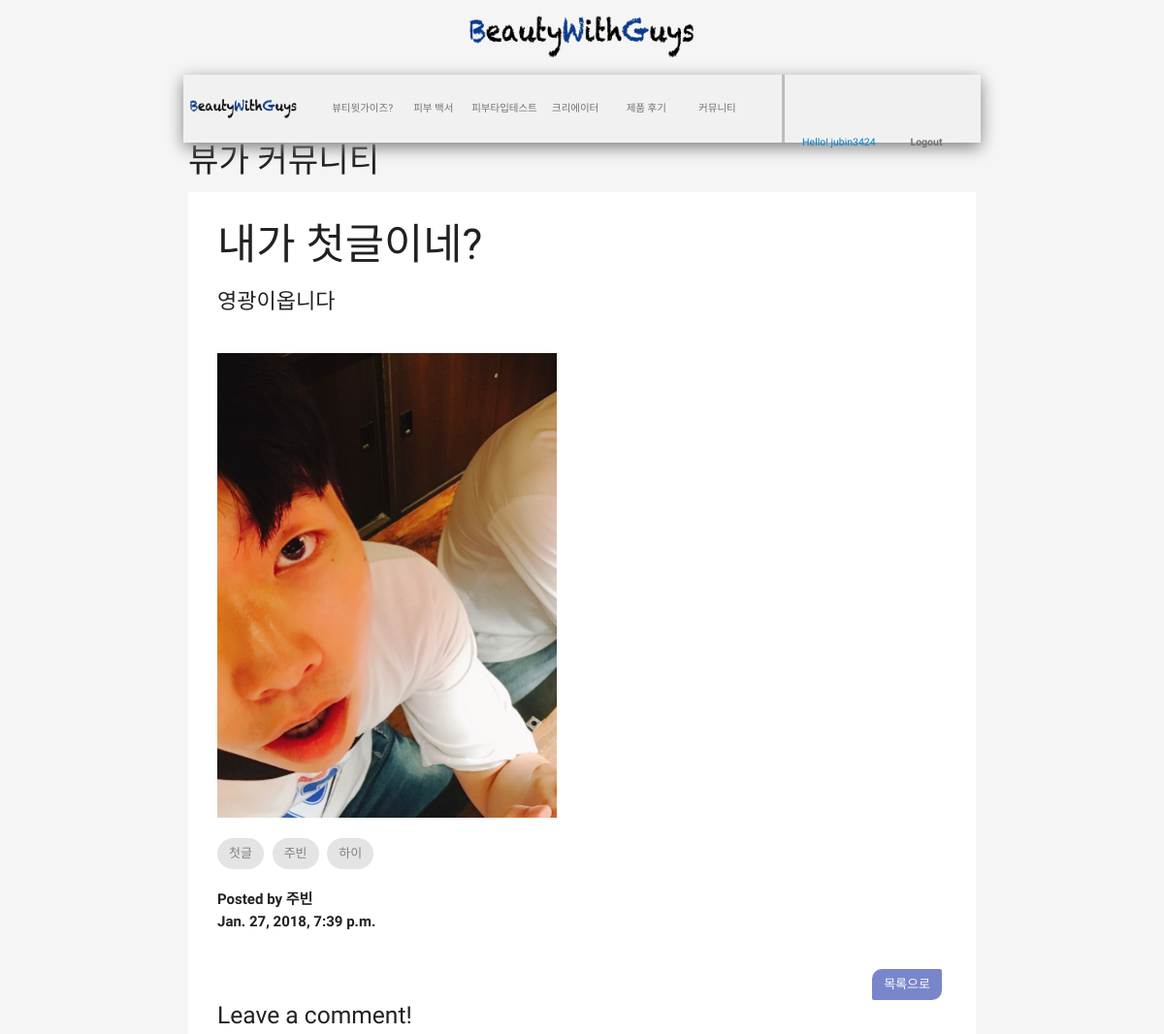
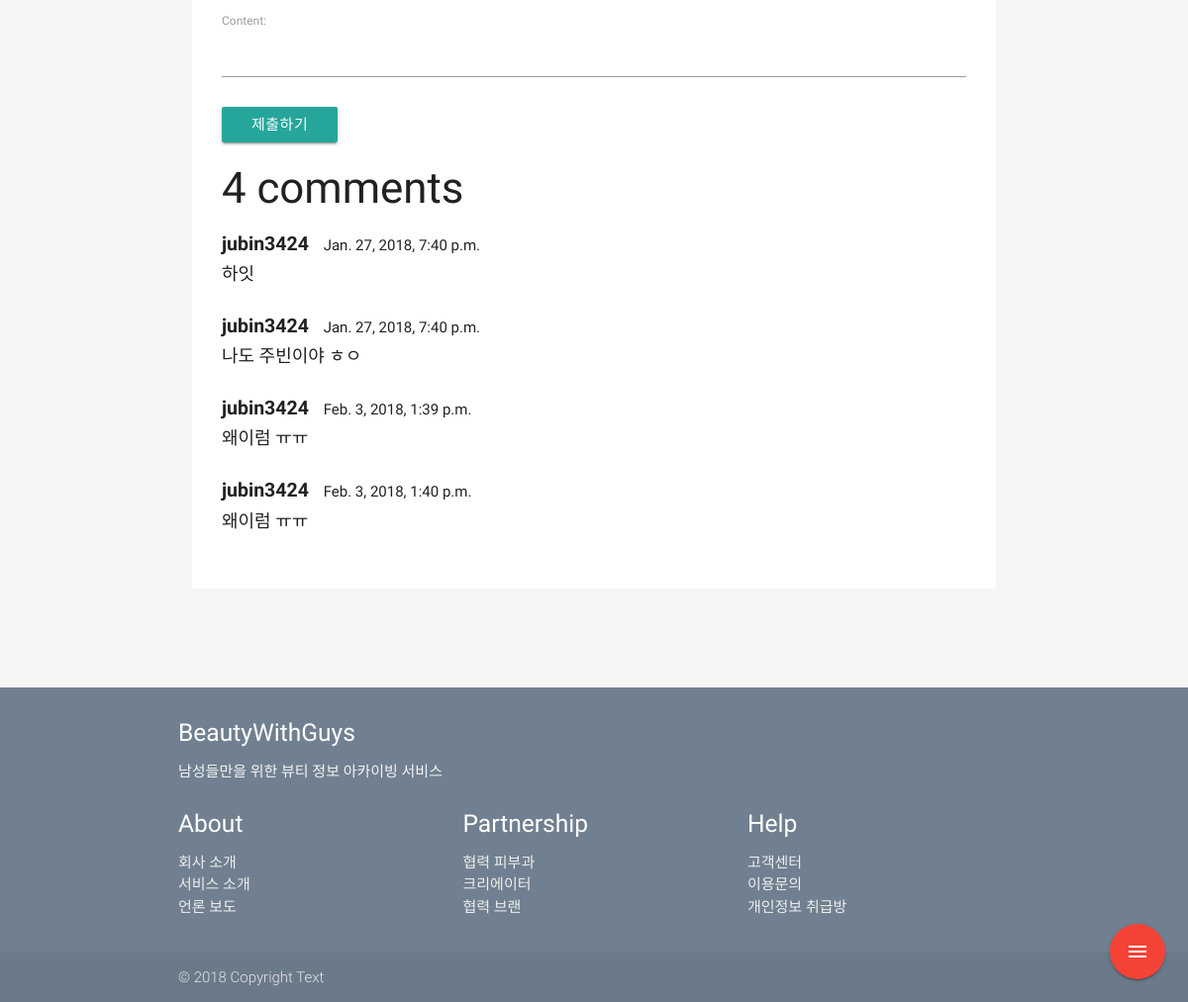
The app's page /post/1/ (signed in) with its own data (2 pictures, top to bottom).
### post/models.py (models this page shows, shortened)
class Post(models.Model):
    tag = models.ManyToManyField(Tag, blank=True, null=True)
    hashtag = models.CharField(max_length=10)
    user = models.CharField(max_length=20)
    title = models.CharField(max_length=50)
    content = models.TextField()
    created_at = models.DateTimeField(
        auto_now_add=True,
    )
    updated_at = models.DateTimeField(
        auto_now=True,
    )
    file = models.FileField(blank=True)
    photo = models.ImageField(blank=True, upload_to="blog/%Y/%m/%d")

class Tag(models.Model):
    name = models.CharField(max_length=10)

class Comment(models.Model):
    author = models.ForeignKey(
        settings.AUTH_USER_MODEL,
        on_delete=models.CASCADE,
    )
    content = models.CharField(max_length=100)
    created_at = models.DateTimeField(
        auto_now_add=True,
    )
    updated_at = models.DateTimeField(
        auto_now=True,
    )
    post = models.ForeignKey(
        Post,
        on_delete=models.CASCADE,
    )

### post/views.py (the view)
# urls.py: path('<int:pk>/', views.post_detail, name='post_detail'),
@login_required
def post_detail(request, pk):
    post = Post.objects.get(pk=pk)
    comment_form = CommentForm(request.POST or None)
    ctx = {
        'post': post,
        'comment_form': comment_form,
    }
    return render(request, 'post/post_detail.html', ctx)

### post/forms.py
class CommentForm(forms.ModelForm):
    class Meta:
        model = Comment
        fields = ['content']

### beautiful/context_processors.py (called while the page is built)
def brand(request):
    return {
        'brands': Brand.objects.all(),
    }

def skintype(request):
    return {
        'skin_types': SkinType.objects.all(),
    }

def category(request):
    return{
        'categories': Category.objects.all(),
    }

### post/templates/post/post_detail.html (shortened to what this page needs)
{% extends 'base.html' %}
{% load static %}
{% block content %}
<h4 class="hide-on-med-and-down">뷰가 커뮤니티</h4>
<div class="post">
<h3 style="margin-top:0;">{{ post.title }}</h3>
<p><span style="font-size:22px;">{{ post.content|safe }}</span></p><br>
{% if post.photo %}
    <img src="{{ post.photo.url }}" class="post_image hide-on-small-only" width="350px">
{% endif %}
<br>
<p style="color:darkgray;">
{% for tag in post.tag.all %}
<span class="chip"><a href="{% url 'post:tag_post_list' tag.name %}">{{ tag.name }}</a></span>
{% endfor %}</p>
<p><b>Posted by {{ post.user }} <br>
{{ post.created_at }}</b></p><br>
<a href = "{% url 'post:post_list' %}">
    <span class="to_post_list" style="float:right;">목록으로</span></a>
<br>
<h5>Leave a comment!</h5>
<form method="POST" id="comment_form">
{{ comment_form.as_p }}
<button class="btn waves-effect waves-light" type="submit" name="action">제출하기</button>
    <h3>{{ post.comment_set.count }} comments</h3>
<div class="comment_area">
    {% for comment in post.comment_set.all %}
        {% include 'post/comment.html' %}
    {% endfor %}
</div>
</form>
</div>
{% endblock %}

### beautiful/templates/base.html (shortened to what this page needs)
{% load static %}
<!DOCTYPE html>
<html>
<head>
    <link type="text/css" rel="stylesheet" href="{% static 'css/beauty_wiki.css' %}">
    <link type="text/css" rel="stylesheet" href="{% static 'css/main_core.css' %}" media="screen,projection"/>
    <link type="text/css" rel="stylesheet" href="{% static 'css/post_css.css' %}">
    <link type="text/css" rel="stylesheet" href="{% static 'css/materialize.min.css' %}"  media="screen,projection"/>
    <link type="text/css" rel="stylesheet" href="{% static 'css/skin_type.css' %}">
    <link type="text/css" rel="stylesheet" href="{% static 'css/login.css' %}">
</head>
<body>
<div class="entire_body">
<header>
<div class="col l12 hide-on-med-and-down">
    <p class="logoBox"><a href="{% url 'main:showMain' %}"><img src="{% static 'new_logo.png' %}" class="logo"></a></p>
</div>
  <nav>
    <div class="nav-wrapper center_align">
        <div class="container">
          <div class="row hide-on-med-and-down">
          <div class="navbar_back hide-on-med-and-down ">
            <ul class="main_menu hide-on-med-and-down">
              <div class="col l2 m2 nav_logo">
                <li><a href="{% url 'main:showMain' %}"><img src="{% static 'new_logo.png' %}" class="show-on-large"></a></li>
              </div>
              <div class="col l7 m7 menu_list">
                <li><a href="">뷰티윗가이즈?</a></li>
                <li><a href="{% url 'wiki:wikimain' %}">피부 백서</a></li>
                <li><a href="{% url 'accounts:skin_type' %}">피부타입테스트</a></li>
                <li><a href="{% url 'creator:creator_page_main' %}">크리에이터</a></li>
                <li><a href="{% url 'review:review_list' %}">제품 후기</a></li>
                <li><a href="{% url 'post:post_list' %}">커뮤니티</a></li>
              </div>
              <div class="col l3 m3 login_text">
                {% if request.user.is_authenticated %}
                <div class="col l6 m6 login_text_div">
                <li>Hello! {{ request.user.username }}</li></div>
                <div class="col l6 m6 login_text_div ">
                <li><a href="{%  url 'accounts:logout' %}">Logout</a></li></div>
                {% else %}
                <div class="col l6 m6 login_text_div">
                <li><a href="{% url 'accounts:login' %}">로그인</a></li></div>
                 <div class="col l6 m6 login_text_div ">
                <li><a href="{% url 'accounts:signup' %}">회원가입</a></li></div>
                {% endif %}
              </div>
            </ul>
          </div>
        </div>
        </div>
    </div>
  </nav>
</header>
&nbsp;<main>
  <div class="container">
{% block content %}{% endblock %}
</div>
</main>
</div>
<div class="fixed-action-btn">
    <a class="btn-floating btn-large red">
      <i class="large material-icons">menu</i>
    </a>
  </div>
<footer class="page-footer">
          <div class="container">
            <div class="row">
              <div class="col l12 s12">
                <h5 class="white-text">BeautyWithGuys</h5>
                <p class="grey-text text-lighten-4">
                    남성들만을 위한 뷰티 정보 아카이빙 서비스
                </p>
              </div>
              <div class="col l4 m4 s4">
                <h5 class="white-text">About</h5>
                <ul>
                  <li><a class="grey-text text-lighten-3" href="#!">회사 소개</a></li>
                  <li><a class="grey-text text-lighten-3" href="#!">서비스 소개</a></li>
                  <li><a class="grey-text text-lighten-3" href="#!">언론 보도</a></li>
                </ul>
              </div>
                <div class="col l4 m4 s4">
                <h5 class="white-text">Partnership</h5>
                <ul>
                  <li><a class="grey-text text-lighten-3" href="#!">협력 피부과</a></li>
                  <li><a class="grey-text text-lighten-3" href="#!">크리에이터</a></li>
                  <li><a class="grey-text text-lighten-3" href="#!">협력 브랜</a></li>
                </ul>
              </div>
                <div class="col l4 m4 s4">
                <h5 class="white-text">Help</h5>
                <ul>
                  <li><a class="grey-text text-lighten-3" href="#!">고객센터</a></li>
                  <li><a class="grey-text text-lighten-3" href="#!">이용문의</a></li>
                  <li><a class="grey-text text-lighten-3" href="#!">개인정보 취급방</a></li>
                </ul>
              </div>
            </div>
          </div>
          <div class="footer-copyright">
            <div class="container">
            © 2018 Copyright Text
            </div>
          </div>
        </footer>
</body>
</html>

### post/templates/post/comment.html
<P style="margin-bottom:2px;"><b style="font-size:1.3rem;">{{ comment.author }}</b>
    <span>&nbsp;&nbsp;&nbsp;{{ comment.created_at }}</span></P>
<p style="font-size:18px; margin-top:0; margin-bottom:25px;">{{ comment.content }}</p>

### main/static/css/main_core.css (style rules this page uses)
div.entire_body { margin:10px 20px 0 20px; background-color:#f5f5f5; overflow:hidden; }
img.logo { width:20%; padding-top:5px; }
.logoBox a { line-height:0; }
p.logoBox { text-align:center; margin:0; }
.entire_body nav { background-color:#f5f5f5; box-shadow:none; height:30px; }
.entire_body nav div.nav-wrapper { width:100%; }
.entire_body nav div ul { display: inline-block; margin: 0; }
ul.main_menu.hide-on-med-and-down li a { color: #727272; }
.col a { color:white; }
body { display: flex; min-height: 100vh; flex-direction: column; }
div.entire_body main { flex: 1 0 auto; }
.navbar_back { background-color:#f1f1f1; margin-top:10px; margin-left: 6px; margin-right: 6px; box-shadow : 0 5px 16px 0px #818181; height: 70px; line-height: 70px; position:relative; }
.nav_logo { position:relative; width:100%; height: 70px; line-height: 70px; }
.nav_logo a { max-width: 100%; padding:0px; height: 70px; line-height: 70px; }
.nav_logo img { max-width: 80%; height: auto; position:absolute; top: 50%; transform: translateY(-50%); right:20px; }
.main_menu { width:100%; }
nav ul.main_menu .menu_list li { width:16%; text-align: center; }
nav ul.main_menu .menu_list li a { padding:0px; }
nav ul.main_menu a { -webkit-transition: background-color .3s; transition: background-color .3s; font-size: 0.7rem; color: #0080ca; display: block; cursor: pointer; }
nav ul.main_menu .login_text li { color: #0080ca; font-size: 0.7rem; }
.login_text { text-align: center; align-content: center; border-left :3.5px solid #bdbdbd; position:relative; height: 70px; line-height: 70px; }
.login_text li { position:absolute; left: 50%; transform: translateX(-50%); width:100%; }
.login_text a { font-weight:bolder; align-content: right; width: 100%; }
.login_text_div { text-align: center; align-content: center; position:relative; height: 70px; line-height: 70px; }
.login_text_div li { position:absolute; left: 50%; transform: translateX(-50%); width:100%; }
.login_text_div a { font-weight:bolder; align-content: right; width: 100%; }

### main/static/css/post_css.css (style rules this page uses)
div.post { background-color:white; padding:30px; }
.chip a { color:gray; }
ul li a { color:black; }
.to_post_list { display: inline-block; height: 32px; font-size: 13px; font-weight: 500; color: #ffffff; line-height: 32px; padding: 0 12px; border-radius: 10px 2px; background-color: #7986cb; margin-bottom: 5px; margin-right: 5px; }

### records on screen
Post: title "내가 첫글이네?", content "영광이옵니다", photo (picture), user "주빈", created_at "Jan. 27, 2018, 7:39 p.m.", comment_set.count "4"
Tag: name "첫글"
Tag: name "주빈"
Tag: name "하이"
Comment: author "jubin3424", created_at "Jan. 27, 2018, 7:40 p.m.", content "하잇"
Comment: author "jubin3424", created_at "Jan. 27, 2018, 7:40 p.m.", content "나도 주빈이야 ㅎㅇ"
Comment: author "jubin3424", created_at "Feb. 3, 2018, 1:39 p.m.", content "왜이럼 ㅠㅠ"
Comment: author "jubin3424", created_at "Feb. 3, 2018, 1:40 p.m.", content "왜이럼 ㅠㅠ"

### other values on screen
{{ request.user.username }} "jubin3424"
